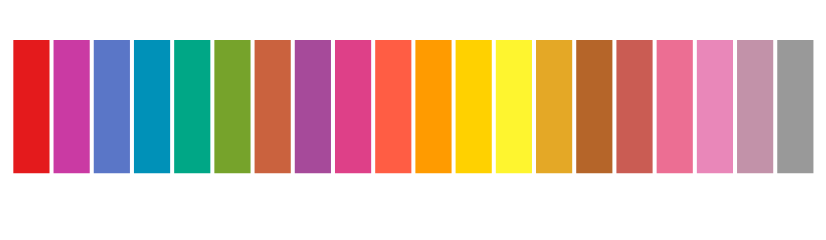

Specify this chart in Vega-Lite:
### Vega specification from a JSON file in a GitHub repository (floating-point values rounded to 4 significant figures)
{"$schema": "https://vega.github.io/schema/vega/v6.json", "width": 300, "height": 80, "padding": 5, "autosize": "pad", "background": "white", "data": [{"name": "table", "values": [{"v": 0}, {"v": 1}, {"v": 2}, {"v": 3}, {"v": 4}, {"v": 5}, {"v": 6}, {"v": 7}, {"v": 8}, {"v": 9}, {"v": 10}, {"v": 11}, {"v": 12}, {"v": 13}, {"v": 14}, {"v": 15}, {"v": 16}, {"v": 17}, {"v": 18}, {"v": 19}]}], "scales": [{"name": "x", "type": "band", "domain": {"data": "table", "field": "v"}, "range": "width", "paddingInner": 0.1}, {"name": "c", "type": "linear", "domain": [0, 19], "range": {"scheme": "set1"}, "interpolate": "hcl"}], "marks": [{"type": "rect", "from": {"data": "table"}, "encode": {"update": {"x": {"scale": "x", "field": "v"}, "width": {"scale": "x", "band": 1}, "y": {"value": 10}, "height": {"value": 50}, "fill": {"scale": "c", "field": "v"}}}}]}
